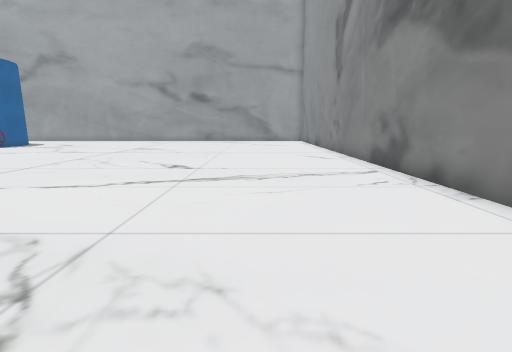
view 1 (above)

21 first-person views from a walk through a scene from a Unity 3-D project. The camera is 1.2 m above the floor, tilts 10° down and sees 85° across. The floor is counted in squares, 1 m on a side. Each view is taken from the middle of a square. On the plan, view 1 faces up. The plan holds only what a view shows up to about 13 squares ahead; the rest is blank. The place goes on beyond the plan. Some surface patterns are stand-ins.

view 2
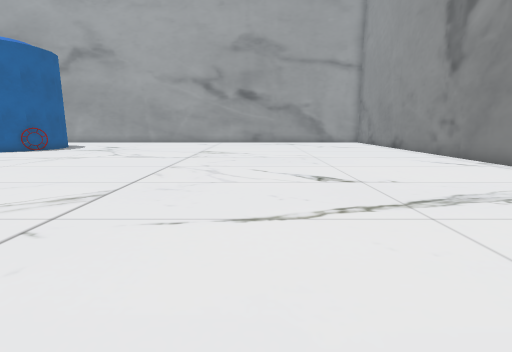

view 3
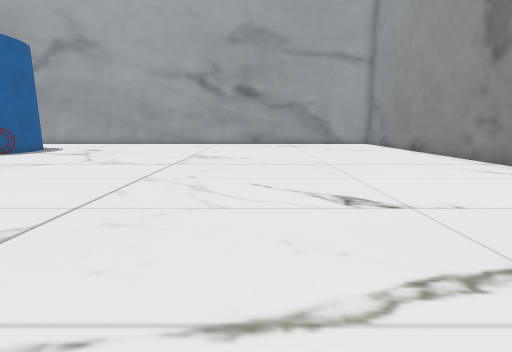

view 4
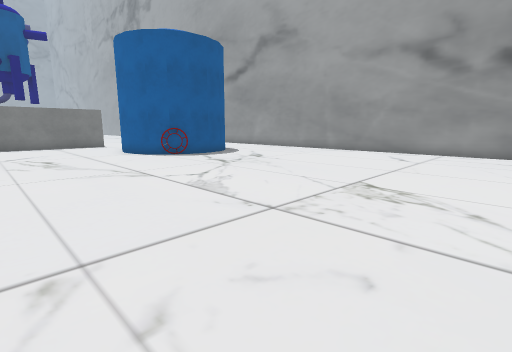

view 5
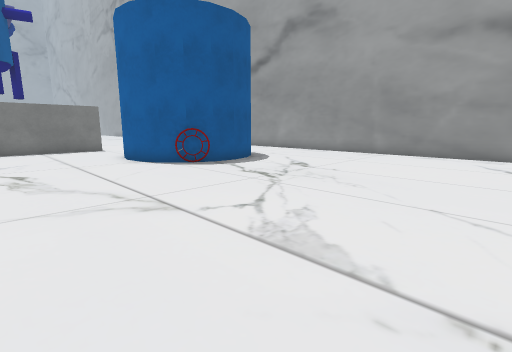

view 6
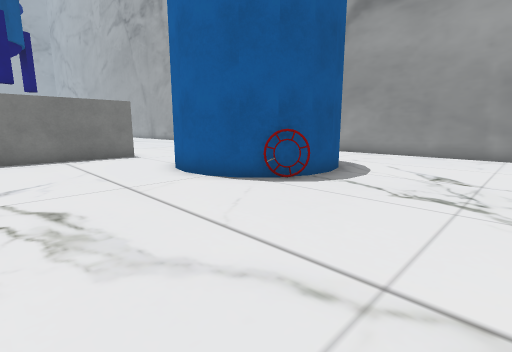

view 7
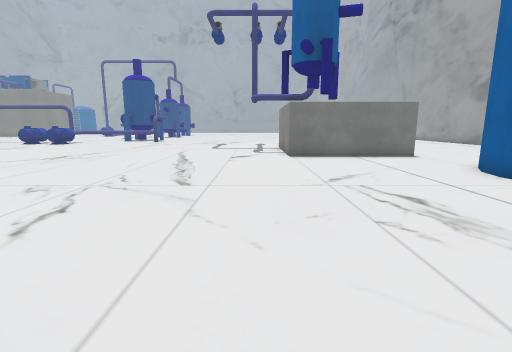

view 8
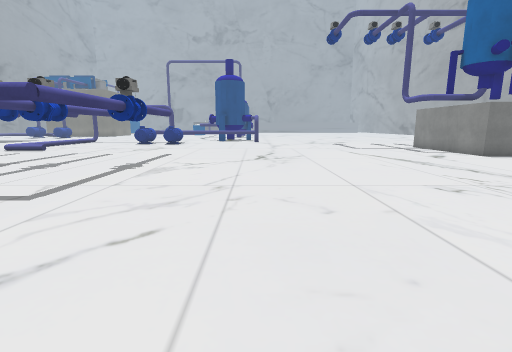

view 9
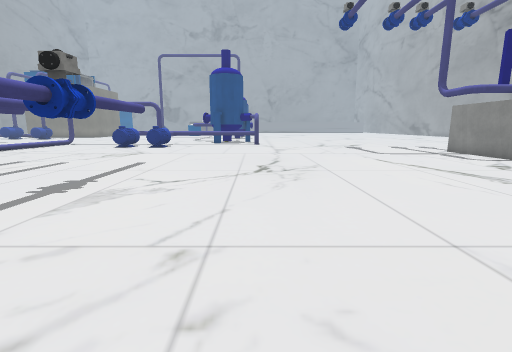

view 10
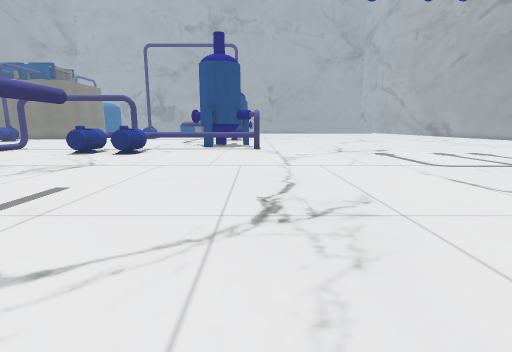

view 11
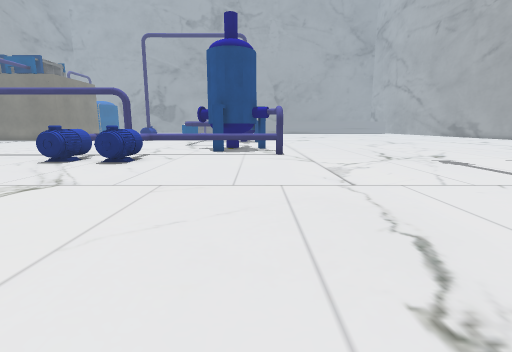

view 12
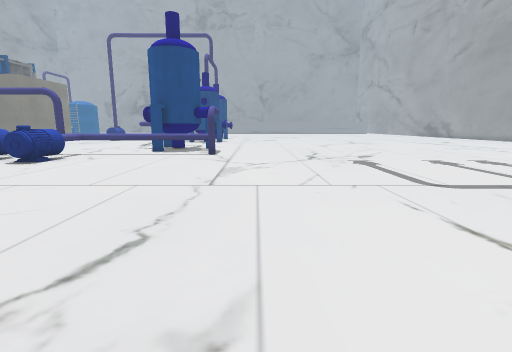

view 13
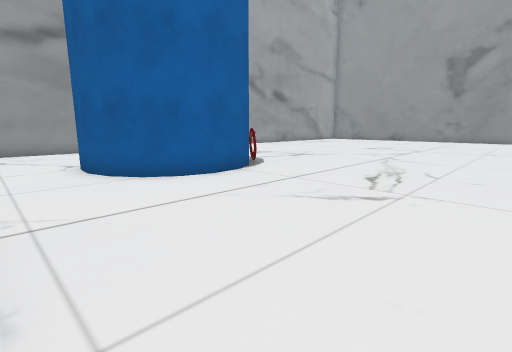

view 14
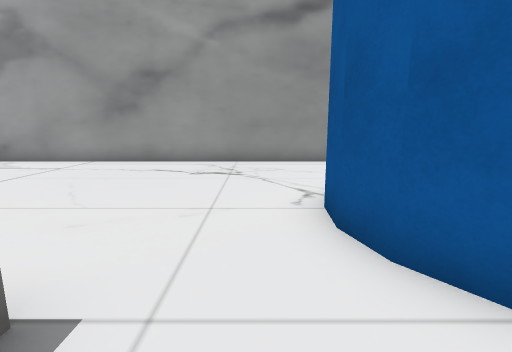

view 15
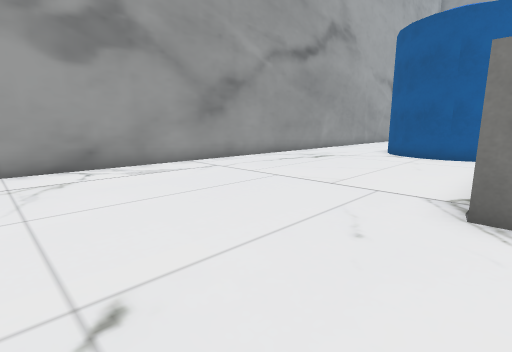

view 16
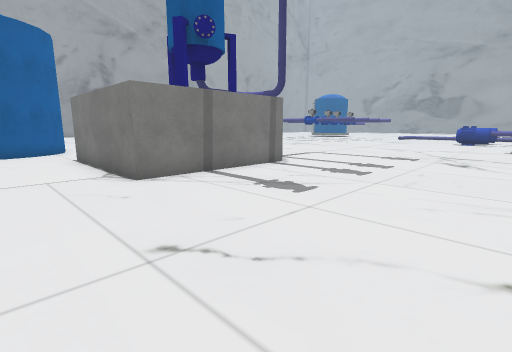

view 17
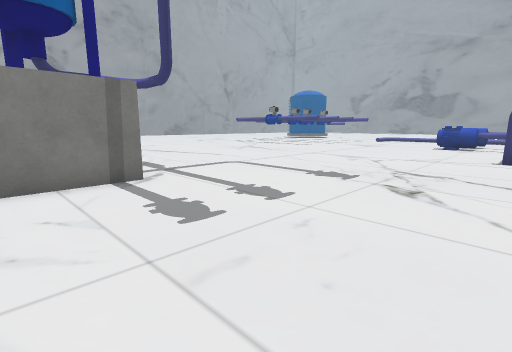

view 18
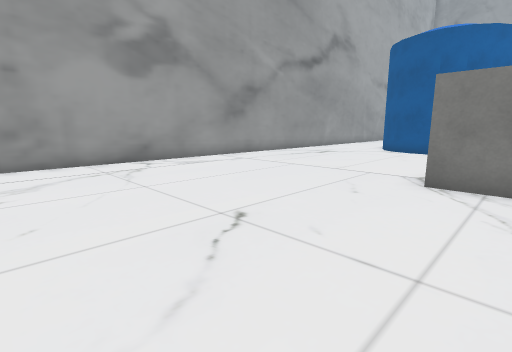

view 19
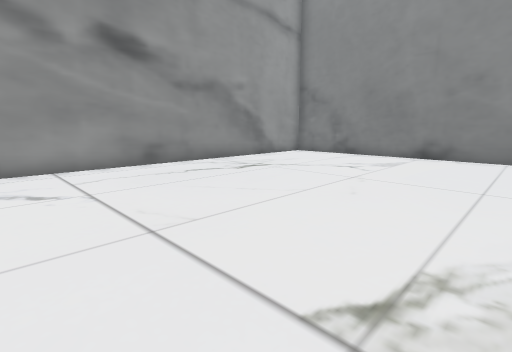

view 20
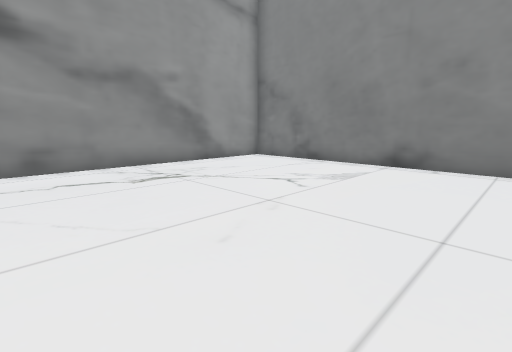

view 21
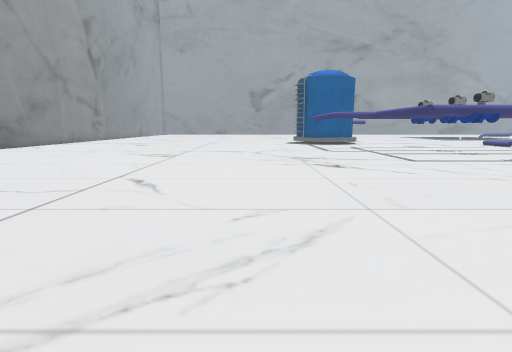

### Floor plan
Key: @ floor where view 1 was taken; # wall or solid block; . floor; O other object.
Columns run from 34 left of view 1 to 4 right of it. Each row starts with its distance up from view 1.
 24 #######################################
 23 ................ .....................#
 22 ................ .....................#
 21 ................  ....................#
 20 ................O  ...................#
 19 ...............O  OO..................#
 18 ..............OO   O..................#
 17 ..............OO  OO..................#
 16 ...............O  OO..................#
 15 ......######...OOOO...................#
 14 ......#    #..........................#
 13 ......#    #..........................#
 12 ......#    #..........................#
 11 ......##   #..........................#
 10 .......#####..........................#
  9 ......................................#
  8 ....................... ..............#
  7 ....................... ..............#
  6 ..................... ................#
  5 ....................  ................#
  4 ......................................#
  3 ......................................
  2 ............................... .....
  1  O............................. .....
  0 .O..............................  @
 -1 .O..............................
 -2 .O...............................
 -3 .O........OOOOOOOOO...............
 -4 .O.O..............O................
 -5  OOOO.........O...O.................
 -6   .O.......OOOOOOOO.................

Where each view was taken, in squares from view 1:
view 1: 0 up, 0 right, facing up
view 2: 2 up, 4 left, facing up
view 3: 4 up, 4 left, facing up
view 4: 10 up, 4 left, facing up-left
view 5: 11 up, 7 left, facing up-left
view 6: 11 up, 11 left, facing up-left
view 7: 9 up, 11 left, facing left
view 8: 1 up, 11 left, facing left
view 9: 1 up, 14 left, facing left
view 10: 1 up, 18 left, facing left
view 11: 0 up, 21 left, facing left
view 12: 3 up, 21 left, facing left
view 13: 9 up, 22 left, facing up-right
view 14: 14 up, 21 left, facing up
view 15: 15 up, 32 left, facing up-right
view 16: 18 up, 34 left, facing down-right
view 17: 13 up, 34 left, facing down-right
view 18: 14 up, 34 left, facing up-right
view 19: 15 up, 8 left, facing up-right
view 20: 15 up, 5 left, facing up-right
view 21: 7 up, 10 left, facing down
